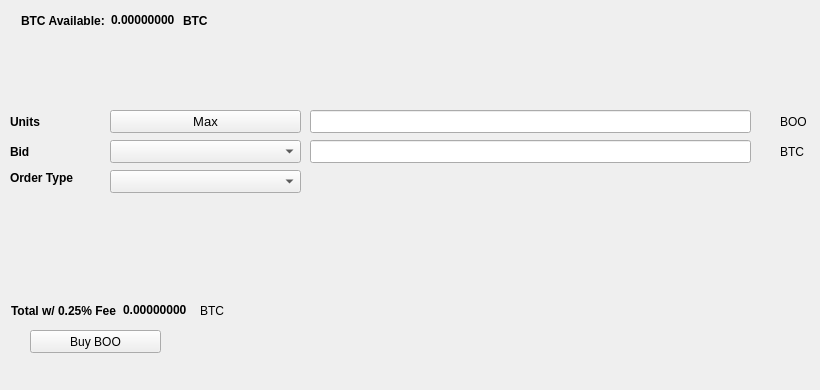
   <widget class="QWidget" name="BuyTab">
    <attribute name="title">
     <string>Buy</string>
    </attribute>
    <widget class="QPushButton" name="BuyBOO">
     <property name="geometry">
      <rect>
       <x>30</x>
       <y>330</y>
       <width>131</width>
       <height>23</height>
      </rect>
     </property>
     <property name="text">
      <string>Buy BOO</string>
     </property>
     <property name="icon">
      <iconset resource="../boom.qrc">
       <normaloff>:/icons/bitcoin</normaloff>:/icons/bitcoin</iconset>
     </property>
    </widget>
    <widget class="QLabel" name="label_3">
     <property name="geometry">
      <rect>
       <x>10</x>
       <y>110</y>
       <width>46</width>
       <height>23</height>
      </rect>
     </property>
     <property name="font">
      <font>
       <weight>75</weight>
       <bold>true</bold>
      </font>
     </property>
     <property name="text">
      <string>Units</string>
     </property>
    </widget>
    <widget class="QLineEdit" name="UnitsInput">
     <property name="geometry">
      <rect>
       <x>310</x>
       <y>110</y>
       <width>441</width>
       <height>23</height>
      </rect>
     </property>
     <property name="font">
      <font>
       <pointsize>9</pointsize>
       <weight>75</weight>
       <bold>true</bold>
      </font>
     </property>
    </widget>
    <widget class="QLineEdit" name="BuyBidPriceEdit">
     <property name="geometry">
      <rect>
       <x>310</x>
       <y>140</y>
       <width>441</width>
       <height>23</height>
      </rect>
     </property>
     <property name="font">
      <font>
       <pointsize>9</pointsize>
       <weight>75</weight>
       <bold>true</bold>
      </font>
     </property>
    </widget>
    <widget class="QLabel" name="label_4">
     <property name="geometry">
      <rect>
       <x>780</x>
       <y>110</y>
       <width>31</width>
       <height>23</height>
      </rect>
     </property>
     <property name="text">
      <string>BOO</string>
     </property>
    </widget>
    <widget class="QLabel" name="label_5">
     <property name="geometry">
      <rect>
       <x>780</x>
       <y>140</y>
       <width>31</width>
       <height>23</height>
      </rect>
     </property>
     <property name="text">
      <string>BTC</string>
     </property>
    </widget>
    <widget class="QLabel" name="label_6">
     <property name="geometry">
      <rect>
       <x>10</x>
       <y>140</y>
       <width>46</width>
       <height>23</height>
      </rect>
     </property>
     <property name="font">
      <font>
       <weight>75</weight>
       <bold>true</bold>
      </font>
     </property>
     <property name="text">
      <string>Bid</string>
     </property>
    </widget>
    <widget class="QLabel" name="label_7">
     <property name="geometry">
      <rect>
       <x>10</x>
       <y>170</y>
       <width>91</width>
       <height>16</height>
      </rect>
     </property>
     <property name="font">
      <font>
       <weight>75</weight>
       <bold>true</bold>
      </font>
     </property>
     <property name="text">
      <string>Order Type</string>
     </property>
    </widget>
    <widget class="QPushButton" name="Buy_Max_Amount">
     <property name="geometry">
      <rect>
       <x>110</x>
       <y>110</y>
       <width>191</width>
       <height>23</height>
      </rect>
     </property>
     <property name="font">
      <font>
       <pointsize>10</pointsize>
      </font>
     </property>
     <property name="text">
      <string>Max</string>
     </property>
    </widget>
    <widget class="QComboBox" name="BuyBidcomboBox">
     <property name="geometry">
      <rect>
       <x>110</x>
       <y>140</y>
       <width>191</width>
       <height>23</height>
      </rect>
     </property>
     <property name="font">
      <font>
       <pointsize>10</pointsize>
      </font>
     </property>
    </widget>
    <widget class="QComboBox" name="buyOrdertypeCombo">
     <property name="geometry">
      <rect>
       <x>110</x>
       <y>170</y>
       <width>191</width>
       <height>23</height>
      </rect>
     </property>
     <property name="font">
      <font>
       <pointsize>10</pointsize>
      </font>
     </property>
    </widget>
    <widget class="QWidget" name="layoutWidget1">
     <property name="geometry">
      <rect>
       <x>21</x>
       <y>11</y>
       <width>227</width>
       <height>19</height>
      </rect>
     </property>
     <layout class="QHBoxLayout" name="horizontalLayout_3">
      <item>
       <widget class="QLabel" name="label232">
        <property name="font">
         <font>
          <weight>75</weight>
          <bold>true</bold>
         </font>
        </property>
        <property name="text">
         <string>BTC Available:</string>
        </property>
       </widget>
      </item>
      <item>
       <widget class="QLabel" name="BtcAvailableLbl">
        <property name="palette">
         <palette>
          <active>
           <colorrole role="WindowText">
            <brush brushstyle="SolidPattern">
             <color alpha="255">
              <red>0</red>
              <green>0</green>
              <blue>0</blue>
             </color>
            </brush>
           </colorrole>
           <colorrole role="Button">
            <brush brushstyle="SolidPattern">
             <color alpha="255">
              <red>0</red>
              <green>170</green>
              <blue>0</blue>
             </color>
            </brush>
           </colorrole>
           <colorrole role="Light">
            <brush brushstyle="SolidPattern">
             <color alpha="255">
              <red>0</red>
              <green>255</green>
              <blue>0</blue>
             </color>
            </brush>
           </colorrole>
           <colorrole role="Midlight">
            <brush brushstyle="SolidPattern">
             <color alpha="255">
              <red>0</red>
              <green>212</green>
              <blue>0</blue>
             </color>
            </brush>
           </colorrole>
           <colorrole role="Dark">
            <brush brushstyle="SolidPattern">
             <color alpha="255">
              <red>0</red>
              <green>85</green>
              <blue>0</blue>
             </color>
            </brush>
           </colorrole>
           <colorrole role="Mid">
            <brush brushstyle="SolidPattern">
             <color alpha="255">
              <red>0</red>
              <green>113</green>
              <blue>0</blue>
             </color>
            </brush>
           </colorrole>
           <colorrole role="Text">
            <brush brushstyle="SolidPattern">
             <color alpha="255">
              <red>0</red>
              <green>170</green>
              <blue>0</blue>
             </color>
            </brush>
           </colorrole>
           <colorrole role="BrightText">
            <brush brushstyle="SolidPattern">
             <color alpha="255">
              <red>255</red>
              <green>255</green>
              <blue>255</blue>
             </color>
            </brush>
           </colorrole>
           <colorrole role="ButtonText">
            <brush brushstyle="SolidPattern">
             <color alpha="255">
              <red>0</red>
              <green>0</green>
              <blue>0</blue>
             </color>
            </brush>
           </colorrole>
           <colorrole role="Base">
            <brush brushstyle="SolidPattern">
             <color alpha="255">
              <red>255</red>
              <green>255</green>
              <blue>255</blue>
             </color>
            </brush>
           </colorrole>
           <colorrole role="Window">
            <brush brushstyle="SolidPattern">
             <color alpha="255">
              <red>0</red>
              <green>170</green>
              <blue>0</blue>
             </color>
            </brush>
           </colorrole>
           <colorrole role="Shadow">
            <brush brushstyle="SolidPattern">
             <color alpha="255">
              <red>0</red>
              <green>0</green>
              <blue>0</blue>
             </color>
            </brush>
           </colorrole>
           <colorrole role="AlternateBase">
            <brush brushstyle="SolidPattern">
             <color alpha="255">
              <red>127</red>
              <green>212</green>
              <blue>127</blue>
             </color>
            </brush>
           </colorrole>
           <colorrole role="ToolTipBase">
            <brush brushstyle="SolidPattern">
             <color alpha="255">
              <red>255</red>
              <green>255</green>
              <blue>220</blue>
             </color>
            </brush>
           </colorrole>
           <colorrole role="ToolTipText">
            <brush brushstyle="SolidPattern">
             <color alpha="255">
              <red>0</red>
              <green>0</green>
              <blue>0</blue>
             </color>
            </brush>
           </colorrole>
          </active>
          <inactive>
           <colorrole role="WindowText">
            <brush brushstyle="SolidPattern">
             <color alpha="255">
              <red>0</red>
              <green>0</green>
              <blue>0</blue>
             </color>
            </brush>
           </colorrole>
           <colorrole role="Button">
            <brush brushstyle="SolidPattern">
             <color alpha="255">
              <red>0</red>
              <green>170</green>
              <blue>0</blue>
             </color>
            </brush>
           </colorrole>
           <colorrole role="Light">
            <brush brushstyle="SolidPattern">
             <color alpha="255">
              <red>0</red>
              <green>255</green>
              <blue>0</blue>
             </color>
            </brush>
           </colorrole>
           <colorrole role="Midlight">
            <brush brushstyle="SolidPattern">
             <color alpha="255">
              <red>0</red>
              <green>212</green>
              <blue>0</blue>
             </color>
            </brush>
           </colorrole>
           <colorrole role="Dark">
            <brush brushstyle="SolidPattern">
             <color alpha="255">
              <red>0</red>
              <green>85</green>
              <blue>0</blue>
             </color>
            </brush>
           </colorrole>
           <colorrole role="Mid">
            <brush brushstyle="SolidPattern">
             <color alpha="255">
              <red>0</red>
              <green>113</green>
              <blue>0</blue>
             </color>
            </brush>
           </colorrole>
           <colorrole role="Text">
            <brush brushstyle="SolidPattern">
             <color alpha="255">
              <red>0</red>
              <green>170</green>
              <blue>0</blue>
             </color>
            </brush>
           </colorrole>
           <colorrole role="BrightText">
            <brush brushstyle="SolidPattern">
             <color alpha="255">
              <red>255</red>
              <green>255</green>
              <blue>255</blue>
             </color>
            </brush>
           </colorrole>
           <colorrole role="ButtonText">
            <brush brushstyle="SolidPattern">
             <color alpha="255">
              <red>0</red>
              <green>0</green>
              <blue>0</blue>
             </color>
            </brush>
           </colorrole>
           <colorrole role="Base">
            <brush brushstyle="SolidPattern">
             <color alpha="255">
              <red>255</red>
              <green>255</green>
              <blue>255</blue>
             </color>
            </brush>
           </colorrole>
           <colorrole role="Window">
            <brush brushstyle="SolidPattern">
             <color alpha="255">
              <red>0</red>
              <green>170</green>
              <blue>0</blue>
             </color>
            </brush>
           </colorrole>
           <colorrole role="Shadow">
            <brush brushstyle="SolidPattern">
             <color alpha="255">
              <red>0</red>
              <green>0</green>
              <blue>0</blue>
             </color>
            </brush>
           </colorrole>
           <colorrole role="AlternateBase">
            <brush brushstyle="SolidPattern">
             <color alpha="255">
              <red>127</red>
              <green>212</green>
              <blue>127</blue>
             </color>
            </brush>
           </colorrole>
           <colorrole role="ToolTipBase">
            <brush brushstyle="SolidPattern">
             <color alpha="255">
              <red>255</red>
              <green>255</green>
              <blue>220</blue>
             </color>
            </brush>
           </colorrole>
           <colorrole role="ToolTipText">
            <brush brushstyle="SolidPattern">
             <color alpha="255">
              <red>0</red>
              <green>0</green>
              <blue>0</blue>
             </color>
            </brush>
           </colorrole>
          </inactive>
          <disabled>
           <colorrole role="WindowText">
            <brush brushstyle="SolidPattern">
             <color alpha="255">
              <red>0</red>
              <green>85</green>
              <blue>0</blue>
             </color>
            </brush>
           </colorrole>
           <colorrole role="Button">
            <brush brushstyle="SolidPattern">
             <color alpha="255">
              <red>0</red>
              <green>170</green>
              <blue>0</blue>
             </color>
            </brush>
           </colorrole>
           <colorrole role="Light">
            <brush brushstyle="SolidPattern">
             <color alpha="255">
              <red>0</red>
              <green>255</green>
              <blue>0</blue>
             </color>
            </brush>
           </colorrole>
           <colorrole role="Midlight">
            <brush brushstyle="SolidPattern">
             <color alpha="255">
              <red>0</red>
              <green>212</green>
              <blue>0</blue>
             </color>
            </brush>
           </colorrole>
           <colorrole role="Dark">
            <brush brushstyle="SolidPattern">
             <color alpha="255">
              <red>0</red>
              <green>85</green>
              <blue>0</blue>
             </color>
            </brush>
           </colorrole>
           <colorrole role="Mid">
            <brush brushstyle="SolidPattern">
             <color alpha="255">
              <red>0</red>
              <green>113</green>
              <blue>0</blue>
             </color>
            </brush>
           </colorrole>
           <colorrole role="Text">
            <brush brushstyle="SolidPattern">
             <color alpha="255">
              <red>0</red>
              <green>85</green>
              <blue>0</blue>
             </color>
            </brush>
           </colorrole>
           <colorrole role="BrightText">
            <brush brushstyle="SolidPattern">
             <color alpha="255">
              <red>255</red>
              <green>255</green>
              <blue>255</blue>
             </color>
            </brush>
           </colorrole>
           <colorrole role="ButtonText">
            <brush brushstyle="SolidPattern">
             <color alpha="255">
              <red>0</red>
              <green>85</green>
              <blue>0</blue>
             </color>
            </brush>
           </colorrole>
           <colorrole role="Base">
            <brush brushstyle="SolidPattern">
             <color alpha="255">
              <red>0</red>
              <green>170</green>
              <blue>0</blue>
             </color>
            </brush>
           </colorrole>
           <colorrole role="Window">
            <brush brushstyle="SolidPattern">
             <color alpha="255">
              <red>0</red>
              <green>170</green>
              <blue>0</blue>
             </color>
            </brush>
           </colorrole>
           <colorrole role="Shadow">
            <brush brushstyle="SolidPattern">
             <color alpha="255">
              <red>0</red>
              <green>0</green>
              <blue>0</blue>
             </color>
            </brush>
           </colorrole>
           <colorrole role="AlternateBase">
            <brush brushstyle="SolidPattern">
             <color alpha="255">
              <red>0</red>
              <green>170</green>
              <blue>0</blue>
             </color>
            </brush>
           </colorrole>
           <colorrole role="ToolTipBase">
            <brush brushstyle="SolidPattern">
             <color alpha="255">
              <red>255</red>
              <green>255</green>
              <blue>220</blue>
             </color>
            </brush>
           </colorrole>
           <colorrole role="ToolTipText">
            <brush brushstyle="SolidPattern">
             <color alpha="255">
              <red>0</red>
              <green>0</green>
              <blue>0</blue>
             </color>
            </brush>
           </colorrole>
          </disabled>
         </palette>
        </property>
        <property name="font">
         <font>
          <weight>75</weight>
          <bold>true</bold>
         </font>
        </property>
        <property name="text">
         <string>0.00000000</string>
        </property>
        <property name="textInteractionFlags">
         <set>Qt::LinksAccessibleByMouse|Qt::TextSelectableByKeyboard|Qt::TextSelectableByMouse</set>
        </property>
       </widget>
      </item>
      <item>
       <widget class="QLabel" name="BtcAvailableLbl_2">
        <property name="font">
         <font>
          <weight>75</weight>
          <bold>true</bold>
         </font>
        </property>
        <property name="text">
         <string>BTC</string>
        </property>
       </widget>
      </item>
     </layout>
    </widget>
    <widget class="QWidget" name="layoutWidge2">
     <property name="geometry">
      <rect>
       <x>11</x>
       <y>301</y>
       <width>259</width>
       <height>19</height>
      </rect>
     </property>
     <layout class="QHBoxLayout" name="horizontalLayout_4">
      <item>
       <widget class="QLabel" name="label_9">
        <property name="font">
         <font>
          <weight>75</weight>
          <bold>true</bold>
         </font>
        </property>
        <property name="text">
         <string>Total w/ 0.25% Fee</string>
        </property>
       </widget>
      </item>
      <item>
       <widget class="QLabel" name="BuyCostLabel">
        <property name="palette">
         <palette>
          <active>
           <colorrole role="WindowText">
            <brush brushstyle="SolidPattern">
             <color alpha="255">
              <red>0</red>
              <green>0</green>
              <blue>0</blue>
             </color>
            </brush>
           </colorrole>
           <colorrole role="Button">
            <brush brushstyle="SolidPattern">
             <color alpha="255">
              <red>0</red>
              <green>170</green>
              <blue>0</blue>
             </color>
            </brush>
           </colorrole>
           <colorrole role="Light">
            <brush brushstyle="SolidPattern">
             <color alpha="255">
              <red>0</red>
              <green>255</green>
              <blue>0</blue>
             </color>
            </brush>
           </colorrole>
           <colorrole role="Midlight">
            <brush brushstyle="SolidPattern">
             <color alpha="255">
              <red>0</red>
              <green>212</green>
              <blue>0</blue>
             </color>
            </brush>
           </colorrole>
           <colorrole role="Dark">
            <brush brushstyle="SolidPattern">
             <color alpha="255">
              <red>0</red>
              <green>85</green>
              <blue>0</blue>
             </color>
            </brush>
           </colorrole>
           <colorrole role="Mid">
            <brush brushstyle="SolidPattern">
             <color alpha="255">
              <red>0</red>
              <green>113</green>
              <blue>0</blue>
             </color>
            </brush>
           </colorrole>
           <colorrole role="Text">
            <brush brushstyle="SolidPattern">
             <color alpha="255">
              <red>0</red>
              <green>170</green>
              <blue>0</blue>
             </color>
            </brush>
           </colorrole>
           <colorrole role="BrightText">
            <brush brushstyle="SolidPattern">
             <color alpha="255">
              <red>255</red>
              <green>255</green>
              <blue>255</blue>
             </color>
            </brush>
           </colorrole>
           <colorrole role="ButtonText">
            <brush brushstyle="SolidPattern">
             <color alpha="255">
              <red>0</red>
              <green>0</green>
              <blue>0</blue>
             </color>
            </brush>
           </colorrole>
           <colorrole role="Base">
            <brush brushstyle="SolidPattern">
             <color alpha="255">
              <red>255</red>
              <green>255</green>
              <blue>255</blue>
             </color>
            </brush>
           </colorrole>
           <colorrole role="Window">
            <brush brushstyle="SolidPattern">
             <color alpha="255">
              <red>0</red>
              <green>170</green>
              <blue>0</blue>
             </color>
            </brush>
           </colorrole>
           <colorrole role="Shadow">
            <brush brushstyle="SolidPattern">
             <color alpha="255">
              <red>0</red>
              <green>0</green>
              <blue>0</blue>
             </color>
            </brush>
           </colorrole>
           <colorrole role="AlternateBase">
            <brush brushstyle="SolidPattern">
             <color alpha="255">
              <red>127</red>
              <green>212</green>
              <blue>127</blue>
             </color>
            </brush>
           </colorrole>
           <colorrole role="ToolTipBase">
            <brush brushstyle="SolidPattern">
             <color alpha="255">
              <red>255</red>
              <green>255</green>
              <blue>220</blue>
             </color>
            </brush>
           </colorrole>
           <colorrole role="ToolTipText">
            <brush brushstyle="SolidPattern">
             <color alpha="255">
              <red>0</red>
              <green>0</green>
              <blue>0</blue>
             </color>
            </brush>
           </colorrole>
          </active>
          <inactive>
           <colorrole role="WindowText">
            <brush brushstyle="SolidPattern">
             <color alpha="255">
              <red>0</red>
              <green>0</green>
              <blue>0</blue>
             </color>
            </brush>
           </colorrole>
           <colorrole role="Button">
            <brush brushstyle="SolidPattern">
             <color alpha="255">
              <red>0</red>
              <green>170</green>
              <blue>0</blue>
             </color>
            </brush>
           </colorrole>
           <colorrole role="Light">
            <brush brushstyle="SolidPattern">
             <color alpha="255">
              <red>0</red>
              <green>255</green>
              <blue>0</blue>
             </color>
            </brush>
           </colorrole>
           <colorrole role="Midlight">
            <brush brushstyle="SolidPattern">
             <color alpha="255">
              <red>0</red>
              <green>212</green>
              <blue>0</blue>
             </color>
            </brush>
           </colorrole>
           <colorrole role="Dark">
            <brush brushstyle="SolidPattern">
             <color alpha="255">
              <red>0</red>
              <green>85</green>
              <blue>0</blue>
             </color>
            </brush>
           </colorrole>
           <colorrole role="Mid">
            <brush brushstyle="SolidPattern">
             <color alpha="255">
              <red>0</red>
              <green>113</green>
              <blue>0</blue>
             </color>
            </brush>
           </colorrole>
           <colorrole role="Text">
            <brush brushstyle="SolidPattern">
             <color alpha="255">
              <red>0</red>
              <green>170</green>
              <blue>0</blue>
             </color>
            </brush>
           </colorrole>
           <colorrole role="BrightText">
            <brush brushstyle="SolidPattern">
             <color alpha="255">
              <red>255</red>
              <green>255</green>
              <blue>255</blue>
             </color>
            </brush>
           </colorrole>
           <colorrole role="ButtonText">
            <brush brushstyle="SolidPattern">
             <color alpha="255">
              <red>0</red>
              <green>0</green>
              <blue>0</blue>
             </color>
            </brush>
           </colorrole>
           <colorrole role="Base">
            <brush brushstyle="SolidPattern">
             <color alpha="255">
              <red>255</red>
              <green>255</green>
              <blue>255</blue>
             </color>
            </brush>
           </colorrole>
           <colorrole role="Window">
            <brush brushstyle="SolidPattern">
             <color alpha="255">
              <red>0</red>
              <green>170</green>
              <blue>0</blue>
             </color>
            </brush>
           </colorrole>
           <colorrole role="Shadow">
            <brush brushstyle="SolidPattern">
             <color alpha="255">
              <red>0</red>
              <green>0</green>
              <blue>0</blue>
             </color>
            </brush>
           </colorrole>
           <colorrole role="AlternateBase">
            <brush brushstyle="SolidPattern">
             <color alpha="255">
              <red>127</red>
              <green>212</green>
              <blue>127</blue>
             </color>
            </brush>
           </colorrole>
           <colorrole role="ToolTipBase">
            <brush brushstyle="SolidPattern">
             <color alpha="255">
              <red>255</red>
              <green>255</green>
              <blue>220</blue>
             </color>
            </brush>
           </colorrole>
           <colorrole role="ToolTipText">
            <brush brushstyle="SolidPattern">
             <color alpha="255">
              <red>0</red>
              <green>0</green>
              <blue>0</blue>
             </color>
            </brush>
           </colorrole>
          </inactive>
          <disabled>
           <colorrole role="WindowText">
            <brush brushstyle="SolidPattern">
             <color alpha="255">
              <red>0</red>
              <green>85</green>
              <blue>0</blue>
             </color>
            </brush>
           </colorrole>
           <colorrole role="Button">
            <brush brushstyle="SolidPattern">
             <color alpha="255">
              <red>0</red>
              <green>170</green>
              <blue>0</blue>
             </color>
            </brush>
           </colorrole>
           <colorrole role="Light">
            <brush brushstyle="SolidPattern">
             <color alpha="255">
              <red>0</red>
              <green>255</green>
              <blue>0</blue>
             </color>
            </brush>
           </colorrole>
           <colorrole role="Midlight">
            <brush brushstyle="SolidPattern">
             <color alpha="255">
              <red>0</red>
              <green>212</green>
              <blue>0</blue>
             </color>
            </brush>
           </colorrole>
           <colorrole role="Dark">
            <brush brushstyle="SolidPattern">
             <color alpha="255">
              <red>0</red>
              <green>85</green>
              <blue>0</blue>
             </color>
            </brush>
           </colorrole>
           <colorrole role="Mid">
            <brush brushstyle="SolidPattern">
             <color alpha="255">
              <red>0</red>
              <green>113</green>
              <blue>0</blue>
             </color>
            </brush>
           </colorrole>
           <colorrole role="Text">
            <brush brushstyle="SolidPattern">
             <color alpha="255">
              <red>0</red>
              <green>85</green>
              <blue>0</blue>
             </color>
            </brush>
           </colorrole>
           <colorrole role="BrightText">
            <brush brushstyle="SolidPattern">
             <color alpha="255">
              <red>255</red>
              <green>255</green>
              <blue>255</blue>
             </color>
            </brush>
           </colorrole>
           <colorrole role="ButtonText">
            <brush brushstyle="SolidPattern">
             <color alpha="255">
              <red>0</red>
              <green>85</green>
              <blue>0</blue>
             </color>
            </brush>
           </colorrole>
           <colorrole role="Base">
            <brush brushstyle="SolidPattern">
             <color alpha="255">
              <red>0</red>
              <green>170</green>
              <blue>0</blue>
             </color>
            </brush>
           </colorrole>
           <colorrole role="Window">
            <brush brushstyle="SolidPattern">
             <color alpha="255">
              <red>0</red>
              <green>170</green>
              <blue>0</blue>
             </color>
            </brush>
           </colorrole>
           <colorrole role="Shadow">
            <brush brushstyle="SolidPattern">
             <color alpha="255">
              <red>0</red>
              <green>0</green>
              <blue>0</blue>
             </color>
            </brush>
           </colorrole>
           <colorrole role="AlternateBase">
            <brush brushstyle="SolidPattern">
             <color alpha="255">
              <red>0</red>
              <green>170</green>
              <blue>0</blue>
             </color>
            </brush>
           </colorrole>
           <colorrole role="ToolTipBase">
            <brush brushstyle="SolidPattern">
             <color alpha="255">
              <red>255</red>
              <green>255</green>
              <blue>220</blue>
             </color>
            </brush>
           </colorrole>
           <colorrole role="ToolTipText">
            <brush brushstyle="SolidPattern">
             <color alpha="255">
              <red>0</red>
              <green>0</green>
              <blue>0</blue>
             </color>
            </brush>
           </colorrole>
          </disabled>
         </palette>
        </property>
        <property name="font">
         <font>
          <weight>75</weight>
          <bold>true</bold>
         </font>
        </property>
        <property name="autoFillBackground">
         <bool>false</bool>
        </property>
        <property name="text">
         <string>0.00000000</string>
        </property>
        <property name="textInteractionFlags">
         <set>Qt::LinksAccessibleByMouse|Qt::TextSelectableByMouse</set>
        </property>
       </widget>
      </item>
      <item>
       <widget class="QLabel" name="label_10">
        <property name="font">
         <font>
          <weight>50</weight>
          <bold>false</bold>
         </font>
        </property>
        <property name="text">
         <string>BTC</string>
        </property>
       </widget>
      </item>
     </layout>
    </widget>
    <widget class="QLabel" name="label_24">
     <property name="geometry">
      <rect>
       <x>460</x>
       <y>300</y>
       <width>281</width>
       <height>81</height>
      </rect>
     </property>
     <property name="text">
      <string/>
     </property>
     <property name="pixmap">
      <pixmap>:/images/bittrex</pixmap>
     </property>
    </widget>
   </widget>
